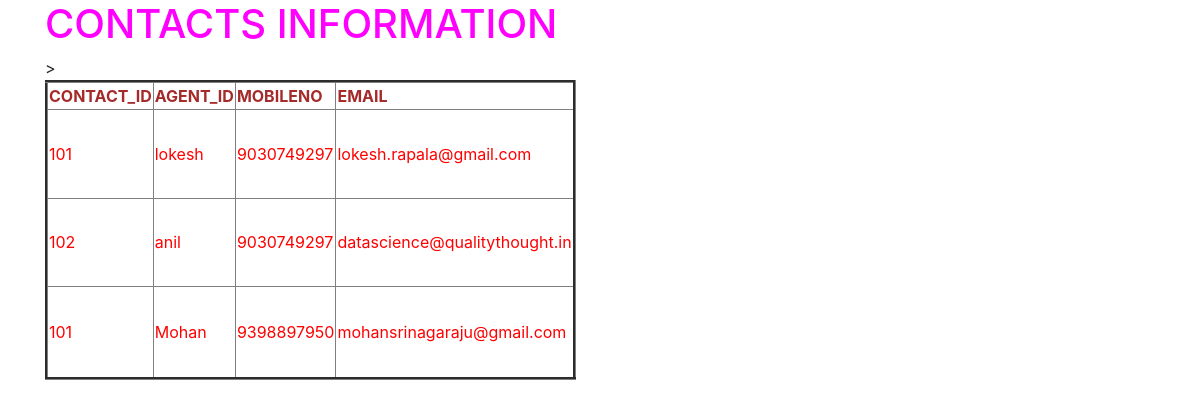
/contacts/, run on the app's committed database.
### agentapp/models.py (models this page shows, shortened)
class contact_info(models.Model):
    contactid = models.CharField(max_length=10)
    agentid = models.OneToOneField(agent, on_delete=models.CASCADE, primary_key=True)
    mobileno = models.CharField(max_length=10)
    email = models.CharField(max_length=30)

class agent(models.Model):
    agentid = models.CharField(max_length=30, primary_key=True)
    firstname = models.CharField(max_length=10)
    lastname = models.CharField(max_length=10)
    experience = models.CharField(max_length=5)
    company = models.CharField(max_length=10)
    def __str__(self):
        return self.firstname

### agentapp/views.py (the view)
# urls.py: path('contacts/', views.contacts),
def contacts(request):
    agentrecords1=contact_info.objects.all()
    return render(request,'contacts_display.html',{'agentrecord1':agentrecords1})

### templates/contacts_display.html (shortened to what this page needs)
<!DOCTYPE html>
<html lang="en" dir="ltr">
{%load static%}
  <head>
    <link rel="stylesheet" href="https://maxcdn.bootstrapcdn.com/bootstrap/4.0.0/css/bootstrap.min.css"
crossorigin="anonymous">
    <link rel="stylesheet" href="{%static 'teatapp1.css'%}">
  </head>
  <body>
    <div class="container">
    <h1>CONTACTS INFORMATION</h1>
    {% if agentrecord1 %}
    <table border="3",<canvas id="canvas" width="300" height="300"></canvas>>
      <thead>
        <th>CONTACT_ID</th>
        <th>AGENT_ID</th>
        <th>MOBILENO</th>
        <th>EMAIL</th>
      </thead>
      {% for agentcon in agentrecord1%}
      <tr>
        <td>{{agentcon.contactid}}</td>
        <td>{{agentcon.agentid}}</td>
        <td>{{agentcon.mobileno}}</td>
        <td>{{agentcon.email}}</td>
      </tr>
      {% endfor%}
    </table>
    {%else%}
<p>NO AGENT RECORD WILL BE FOUND </p>
  {% endif %}
  </body>
</html>

### agentapp/static/teatapp1.css (style rules this page uses)
body { background: url(https://images.unsplash.com/photo-1543353071-10c8ba85a904?ixlib=rb-0.3.5&ixid=eyJhcHBfaWQiOjEyMDd9&s=1aca4b93563f0feb4aa9b4f7544a49be&auto=format&fit=crop&w=1500&q=80); background-size: cover; background-repeat: no-repeat; }
h1 { color: fuchsia; }
thead { color: brown; }
td { color:red; }

### data on the page
contact_info: contactid "101", agentid "lokesh", mobileno "9030749297", email "lokesh.rapala@gmail.com"
contact_info: contactid "102", agentid "anil", mobileno "9030749297", email "datascience@qualitythought.in"
contact_info: contactid "101", agentid "Mohan", mobileno "9398897950", email "mohansrinagaraju@gmail.com"
